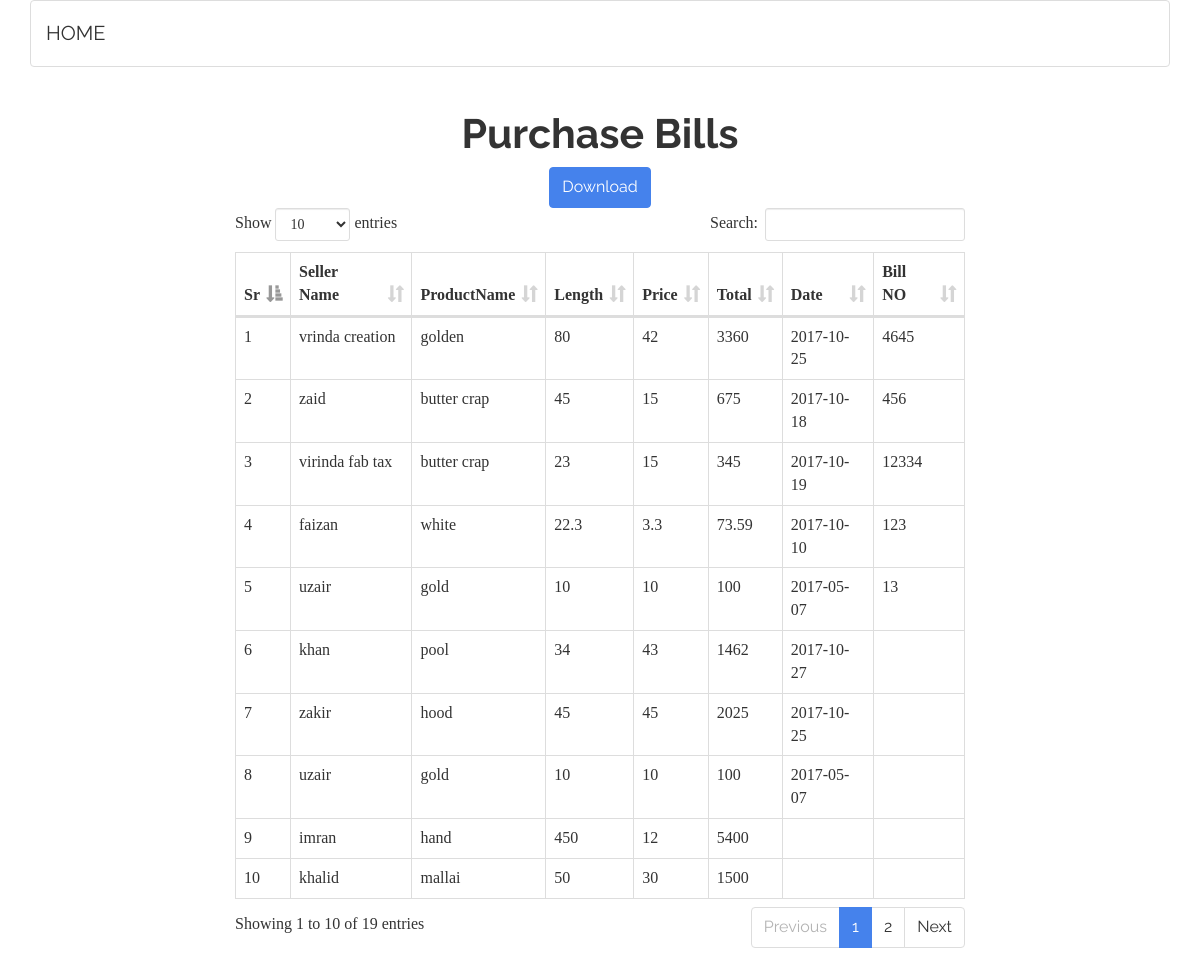
The app's page /index.php/home/purchaseBill with its own data.
### tables this page shows
CREATE TABLE `purchase` (
  `id` int(11) NOT NULL,
  `sellername` varchar(50) DEFAULT NULL,
  `productname` varchar(50) DEFAULT NULL,
  `length` float DEFAULT NULL,
  `price` float DEFAULT NULL,
  `total` float DEFAULT NULL,
  `date` date DEFAULT NULL,
  `billno` int(11) DEFAULT NULL
);

### application/controllers/Home.php (called while the page is built, shortened)
<?php
class Home extends MY_Controller
{
    public function purchaseBill()
    {
        $this->load->model('adminmodel');
        $result = $this->adminmodel->purchaseBill();
        $this->load->view('showPurchaseBill',['result'=>$result]);
    }
}
 ?>

### index.php (called while the page is built, shortened)
<?php
require_once BASEPATH.'core/CodeIgniter.php';

### application/models/Adminmodel.php (called while the page is built, shortened)
<?php
class Adminmodel extends CI_Model
{
    public function purchaseBill()
    {
        $q = $this->db->select()
                    ->from('purchase')
                    ->order_by('id','DESC')
                    ->get();
        return $q->result();
    }
}
 ?>

### application/views/showPurchaseBill.php (the view, shortened to what this page needs)
<?php include("header2.php") ?>
<div class="container">
  <div class="col-md-12 text-center">
    <h1>Purchase Bills</h1>
  </div>
  <div class="col-md-12 text-center">
    <button class="btn btn-primary">Download</button>
  </div>
  <div class="col-md-8 col-md-offset-2">
    <table class="table table-hover table-bordered">
    <thead>
      <th>Sr</th>
      <th>Seller Name</th>
      <th>ProductName</th>
      <th>Length</th>
      <th>Price</th>
      <th>Total</th>
      <th>Date</th>
      <th>Bill NO</th>
    </thead>
    <tbody>
    <?php $count=0;?>
    <?php foreach($result as $result):?>
      <tr>
      <td><?= ++$count?></td>
      <td><?= $result->sellername;?></td>
      <td><?= $result->productname;?></td>
      <td><?= $result->length;?></td>
      <td><?= $result->price;?></td>
      <td><?= $result->total;?></td>
      <td><?= $result->date;?></td>
      <td><?= $result->billno;?></td>
      </tr>
    <?php endforeach;?>
    </tbody>
    </table>
  </div>
</div>

### application/views/header2.php (shortened to what this page needs)
<!DOCTYPE html>
<html>
<head>
    <link rel="stylesheet" type="text/css" href="<?= base_url('assests/css/bootstrap.min.css');?>">
    <link rel="stylesheet" type="text/css" href="<?= base_url('assests/css/dataTables.bootstrap.min.css');?>">
</head>
<body>
<div class="container">
    <nav class="navbar navbar-inverse">
  <div class="container-fluid">
    <div class="navbar-header">
      <a class="navbar-brand" href="<?= base_url('home');?>">HOME</a>
    </div>
  </div>
</nav>
</div>
</body>
</html>

### records on screen
purchase: sellername "vrinda creation", productname "golden", length "80", price "42", total "3360", date "2017-10-25", billno "4645"
purchase: sellername "zaid", productname "butter crap", length "45", price "15", total "675", date "2017-10-18", billno "456"
purchase: sellername "virinda fab tax", productname "butter crap", length "23", price "15", total "345", date "2017-10-19", billno "12334"
purchase: sellername "faizan", productname "white", length "22.3", price "3.3", total "73.59", date "2017-10-10", billno "123"
purchase: sellername "uzair", productname "gold", length "10", price "10", total "100", date "2017-05-07", billno "13"
purchase: sellername "khan", productname "pool", length "34", price "43", total "1462", date "2017-10-27"
purchase: sellername "zakir", productname "hood", length "45", price "45", total "2025", date "2017-10-25"
purchase: sellername "uzair", productname "gold", length "10", price "10", total "100", date "2017-05-07"
purchase: sellername "imran", productname "hand", length "450", price "12", total "5400"
purchase: sellername "khalid", productname "mallai", length "50", price "30", total "1500"
